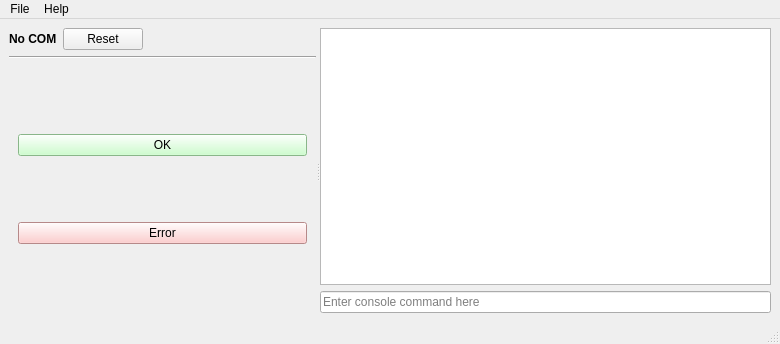
<?xml version="1.0" encoding="UTF-8"?>
<ui version="4.0">
 <class>MainWindow</class>
 <widget class="QMainWindow" name="MainWindow">
  <property name="geometry">
   <rect>
    <x>0</x>
    <y>0</y>
    <width>780</width>
    <height>344</height>
   </rect>
  </property>
  <property name="windowTitle">
   <string>Pill Control</string>
  </property>
  <property name="windowIcon">
   <iconset>
    <normaloff>images/icon.png</normaloff>images/icon.png</iconset>
  </property>
  <widget class="QWidget" name="mainWidget">
   <layout class="QVBoxLayout" name="mainLayout">
    <item>
     <widget class="QSplitter" name="splitter">
      <property name="sizePolicy">
       <sizepolicy hsizetype="Expanding" vsizetype="Expanding">
        <horstretch>0</horstretch>
        <verstretch>0</verstretch>
       </sizepolicy>
      </property>
      <property name="orientation">
       <enum>Qt::Horizontal</enum>
      </property>
      <widget class="QWidget" name="verticalLayoutWidget">
       <layout class="QVBoxLayout" name="leftLayout">
        <item>
         <layout class="QHBoxLayout" name="controlLayout">
          <item>
           <widget class="PortLabel" name="portLabel">
            <property name="enabled">
             <bool>true</bool>
            </property>
            <property name="styleSheet">
             <string notr="true">font-weight: bold</string>
            </property>
            <property name="text">
             <string>No COM</string>
            </property>
           </widget>
          </item>
          <item>
           <widget class="ResetButton" name="resetButton">
            <property name="enabled">
             <bool>true</bool>
            </property>
            <property name="toolTip">
             <string>Reset</string>
            </property>
            <property name="statusTip">
             <string>Reset</string>
            </property>
            <property name="text">
             <string>Reset</string>
            </property>
           </widget>
          </item>
          <item>
           <spacer name="horizontalSpacer">
            <property name="orientation">
             <enum>Qt::Horizontal</enum>
            </property>
            <property name="sizeHint" stdset="0">
             <size>
              <width>40</width>
              <height>20</height>
             </size>
            </property>
           </spacer>
          </item>
         </layout>
        </item>
        <item>
         <widget class="Line" name="leftLine">
          <property name="orientation">
           <enum>Qt::Horizontal</enum>
          </property>
         </widget>
        </item>
        <item>
         <widget class="CommandButtonWidget" name="commandButtonWidget" native="true">
          <property name="sizePolicy">
           <sizepolicy hsizetype="Preferred" vsizetype="MinimumExpanding">
            <horstretch>0</horstretch>
            <verstretch>0</verstretch>
           </sizepolicy>
          </property>
          <layout class="QVBoxLayout" name="buttonLayout">
           <item>
            <widget class="CommandButton" name="okButton">
             <property name="enabled">
              <bool>true</bool>
             </property>
             <property name="styleSheet">
              <string notr="true">background: rgb(192, 255, 192)</string>
             </property>
             <property name="text">
              <string>OK</string>
             </property>
            </widget>
           </item>
           <item>
            <widget class="CommandButton" name="errorButton">
             <property name="styleSheet">
              <string notr="true">background: rgb(255, 192, 192)</string>
             </property>
             <property name="text">
              <string>Error</string>
             </property>
            </widget>
           </item>
          </layout>
         </widget>
        </item>
       </layout>
      </widget>
      <widget class="QWidget" name="logTextEditWidget">
       <layout class="QVBoxLayout" name="logTextEditLayout">
        <item>
         <widget class="QPlainTextEdit" name="logTextEdit">
          <property name="font">
           <font>
            <family>Courier New</family>
            <pointsize>7</pointsize>
            <italic>false</italic>
           </font>
          </property>
          <property name="lineWrapMode">
           <enum>QPlainTextEdit::NoWrap</enum>
          </property>
          <property name="readOnly">
           <bool>true</bool>
          </property>
         </widget>
        </item>
        <item>
         <widget class="ConsoleEdit" name="consoleEdit">
          <property name="toolTip">
           <string>Enter console commands here</string>
          </property>
          <property name="statusTip">
           <string>Enter console commands here</string>
          </property>
          <property name="placeholderText">
           <string>Enter console command here</string>
          </property>
         </widget>
        </item>
       </layout>
      </widget>
     </widget>
    </item>
   </layout>
  </widget>
  <widget class="QMenuBar" name="menuBar">
   <property name="geometry">
    <rect>
     <x>0</x>
     <y>0</y>
     <width>780</width>
     <height>21</height>
    </rect>
   </property>
   <widget class="QMenu" name="fileMenu">
    <property name="title">
     <string>File</string>
    </property>
    <addaction name="quitAction"/>
   </widget>
   <widget class="QMenu" name="menuHelp">
    <property name="title">
     <string>Help</string>
    </property>
    <addaction name="aboutAction"/>
   </widget>
   <addaction name="fileMenu"/>
   <addaction name="menuHelp"/>
  </widget>
  <widget class="QStatusBar" name="statusBar"/>
  <action name="quitAction">
   <property name="text">
    <string>Quit</string>
   </property>
   <property name="statusTip">
    <string>Quit</string>
   </property>
  </action>
  <action name="aboutAction">
   <property name="text">
    <string>About</string>
   </property>
  </action>
 </widget>
 <customwidgets>
  <customwidget>
   <class>ResetButton</class>
   <extends>QPushButton</extends>
   <header>PillControl</header>
  </customwidget>
  <customwidget>
   <class>PortLabel</class>
   <extends>QLabel</extends>
   <header>PillControl</header>
  </customwidget>
  <customwidget>
   <class>ConsoleEdit</class>
   <extends>QLineEdit</extends>
   <header>PillControl</header>
  </customwidget>
  <customwidget>
   <class>CommandButton</class>
   <extends>QPushButton</extends>
   <header>PillControl</header>
  </customwidget>
  <customwidget>
   <class>CommandButtonWidget</class>
   <extends>QWidget</extends>
   <header>PillControl</header>
   <container>1</container>
  </customwidget>
 </customwidgets>
 <resources/>
 <connections>
  <connection>
   <sender>quitAction</sender>
   <signal>triggered()</signal>
   <receiver>MainWindow</receiver>
   <slot>close()</slot>
   <hints>
    <hint type="sourcelabel">
     <x>-1</x>
     <y>-1</y>
    </hint>
    <hint type="destinationlabel">
     <x>20</x>
     <y>20</y>
    </hint>
   </hints>
  </connection>
 </connections>
</ui>
